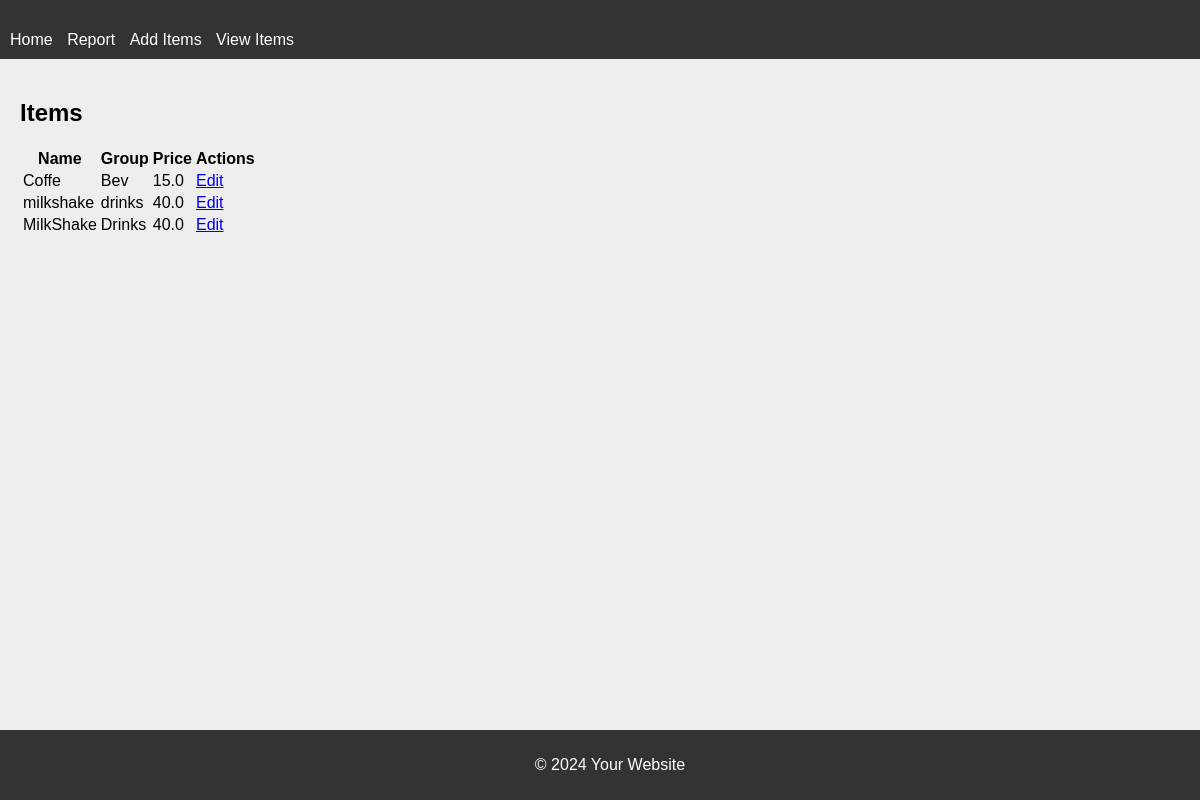
/items, run on an earlier commit of the app's database.
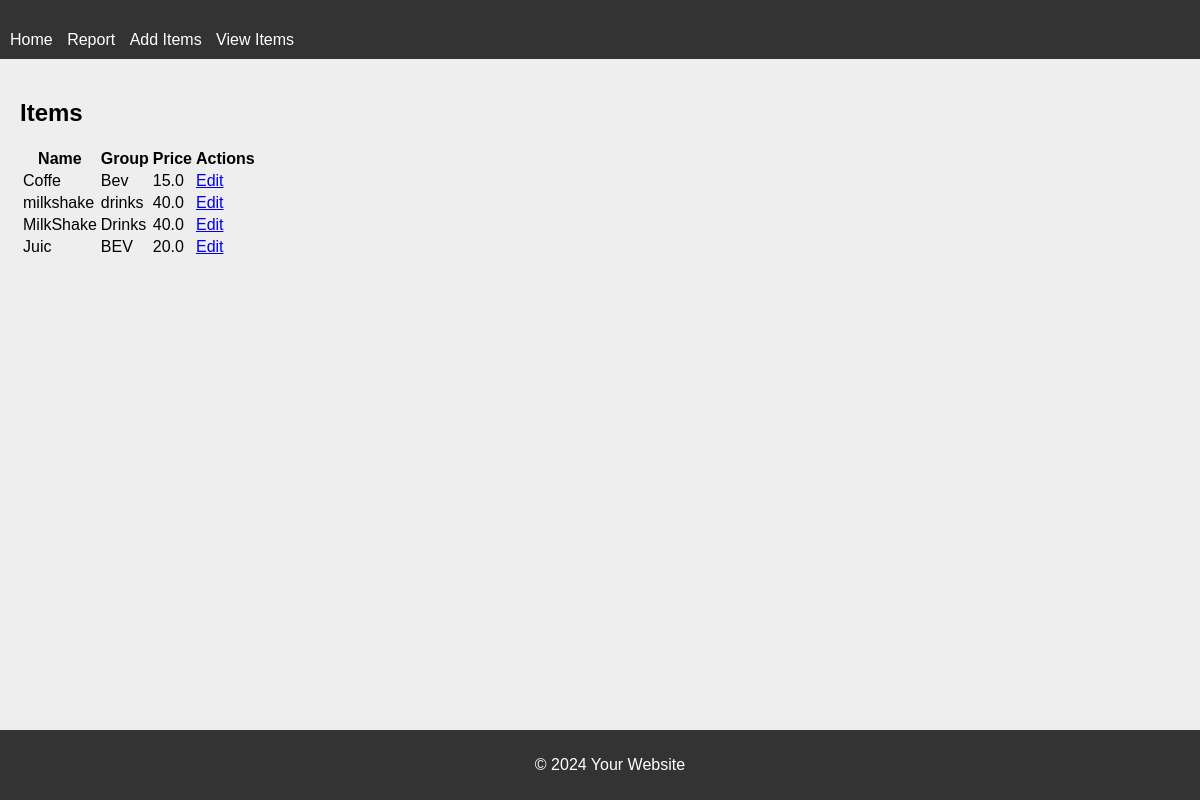
And on a later commit of the database.
### app/models.py (models this page shows)
class Item(db.Model):
    id = db.Column(db.Integer, primary_key=True)
    name = db.Column(db.String(100), nullable=False)
    group = db.Column(db.String(100), nullable=False)
    quantity = db.Column(db.Integer, nullable=False)
    price = db.Column(db.Float, nullable=False)
    user_id = db.Column(db.Integer, db.ForeignKey('user.id'), nullable=False)

### app/views.py (the view)
@app.route('/items')
def items():
    items = Item.query.all()
    return render_template('items.html', items=items)

### app/templates/items.html (shortened to what this page needs)
{% extends 'layout.html' %}
{% block content %}
<section>
    <h2>Items</h2>
    <table class="item-table">
        <thead>
            <tr>
                <th>Name</th>
                <th>Group</th>
                <th>Price</th>
                <th>Actions</th>
            </tr>
        </thead>
        <tbody>
            {% for item in items %}
            <tr>
                <td>{{ item.name }}</td>
                <td>{{ item.group }}</td>
                <td>{{ item.price }}</td>
                <td><a href="{{ url_for('edit_item', item_id=item.id) }}">Edit</a></td>
            </tr>
            {% endfor %}
        </tbody>
    </table>
</section>
{% endblock %}

### app/templates/layout.html (shortened to what this page needs)
<!DOCTYPE html>
<html lang="en">
  <head>
    <link
      rel="stylesheet"
      href="{{ url_for('static', filename='css/style.css') }}"
    />
    <link
      rel="stylesheet"
      href="https://cdnjs.cloudflare.com/ajax/libs/font-awesome/4.7.0/css/font-awesome.min.css"
    />
  </head>
  <body>
    <header>
      <nav>
        <ul>
          <li><a href="/">Home</a></li>
          <li><a href="#">Report</a></li>
          <li><a href="/add_item">Add Items</a></li>
          <li><a href="/items">View Items</a></li>
        </ul>
      </nav>
    </header>
    <main>{% block content %}{% endblock %}</main>
    <footer>
      <p>&copy; 2024 Your Website</p>
    </footer>
  </body>
</html>

### app/static/css/style.css (style rules this page uses)
body { font-family: Arial, sans-serif; margin: 0; padding: 0; background-color: #eee; }
header { background-color: #333; color: #fff; padding: 10px; }
nav ul { list-style-type: none; margin: 0; padding: 0; }
nav ul li { display: inline; margin-right: 10px; }
nav ul li a { color: #fff; text-decoration: none; }
main { padding: 20px; }
footer { background-color: #333; color: #fff; padding: 10px; position: fixed; bottom: 0; width: 100%; text-align: center; }

What changed in the data, as far as the page shows it:
added Item: name "Juic", group "BEV", price "20.0"
